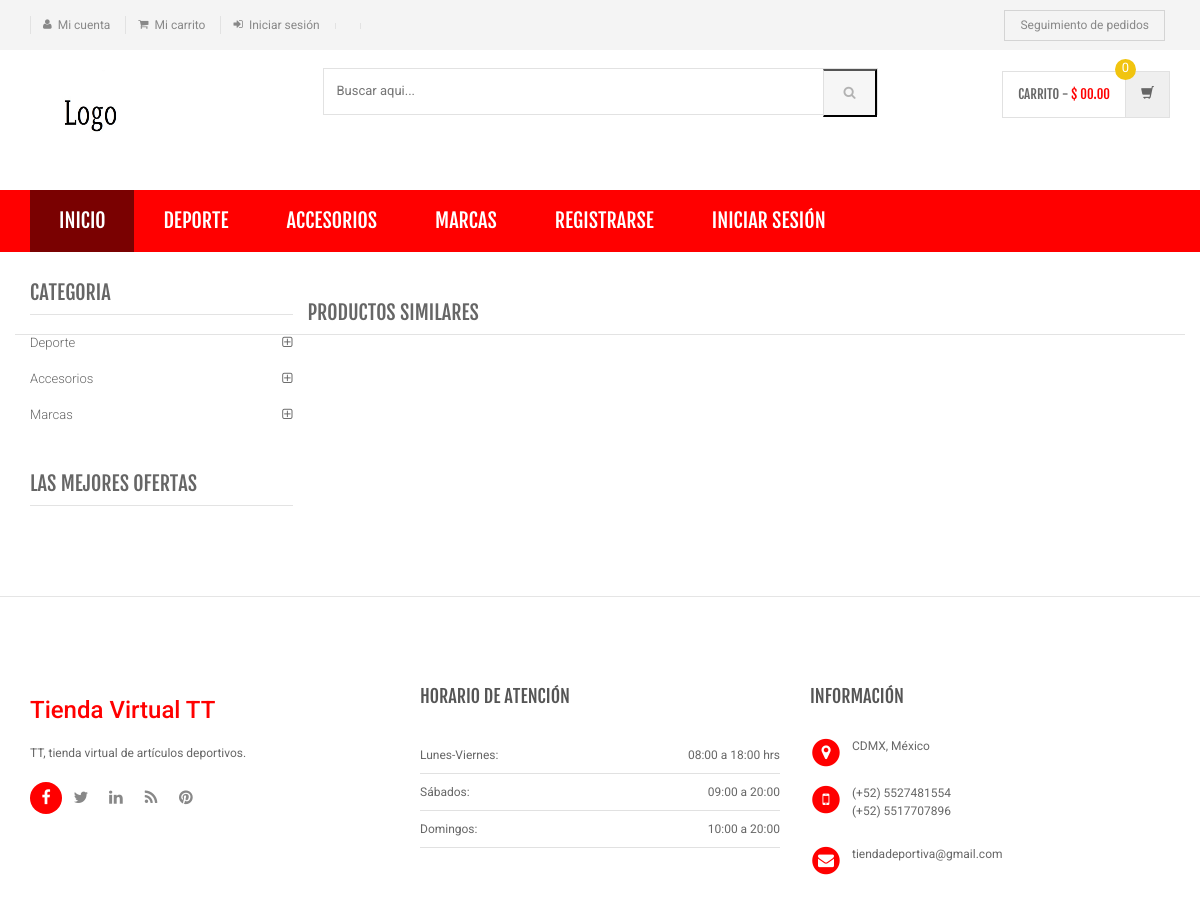
Page /product-details.php on the committed database.
### tables this page shows
CREATE TABLE `category` (
  `id` int(11) NOT NULL,
  `categoryName` varchar(255) DEFAULT NULL,
  `categoryDescription` longtext DEFAULT NULL,
  `creationDate` timestamp NOT NULL DEFAULT current_timestamp(),
  `updationDate` varchar(255) DEFAULT NULL
);

### product-details.php (the view, shortened to what this page needs)
<?php
include('includes/config.php');
?>
<!DOCTYPE html>
<html lang="es">
	<head>
	    <link rel="stylesheet" href="assets/css/bootstrap.min.css">
	    <link rel="stylesheet" href="assets/css/main.css">
	    <link rel="stylesheet" href="assets/css/green.css">
	    <link rel="stylesheet" href="assets/css/owl.carousel.css">
		<link rel="stylesheet" href="assets/css/owl.transitions.css">
		<link href="assets/css/lightbox.css" rel="stylesheet">
		<link rel="stylesheet" href="assets/css/animate.min.css">
		<link rel="stylesheet" href="assets/css/rateit.css">
		<link rel="stylesheet" href="assets/css/bootstrap-select.min.css">
		<link rel="stylesheet" href="assets/css/config.css">
		<link href="assets/css/green.css" rel="alternate stylesheet" title="Green color">
		<link href="assets/css/blue.css" rel="alternate stylesheet" title="Blue color">
		<link href="assets/css/red.css" rel="alternate stylesheet" title="Red color">
		<link href="assets/css/orange.css" rel="alternate stylesheet" title="Orange color">
		<link href="assets/css/dark-green.css" rel="alternate stylesheet" title="Darkgreen color">
		<link rel="stylesheet" href="assets/css/font-awesome.min.css">
	</head>
    <body class="cnt-home">
<header class="header-style-1">
<?php include('includes/top-header.php');?>
<?php include('includes/main-header.php');?>
<?php include('includes/menu-bar.php');?>
</header>
<div class="body-content outer-top-xs">
	<div class='container'>
		<div class='row single-product outer-bottom-sm '>
			<div class='col-md-3 sidebar'>
				<div class="sidebar-module-container">
<div class="sidebar-widget outer-bottom-xs wow fadeInUp">
	<h3 class="section-title">Categoria</h3>
	<div class="sidebar-widget-body m-t-10">
		<div class="accordion">
		            <?php $sql=mysqli_query($con,"select id,categoryName  from category");
while($row=mysqli_fetch_array($sql))
{
    ?>
	    	<div class="accordion-group">
	            <div class="accordion-heading">
	                <a href="category.php?cid=<?php echo $row['id'];?>"  class="accordion-toggle collapsed">
	                   <?php echo $row['categoryName'];?>
	                </a>
	            </div>
	        </div>
	        <?php } ?>
	    </div>
	</div>
</div>
<div class="sidebar-widget hot-deals wow fadeInUp">
	<h3 class="section-title">LAS MEJORES OFERTAS</h3>
</div>
				</div>
			</div>
<section class="section featured-product wow fadeInUp">
	<h3 class="section-title">Productos similares </h3>
</section>
			</div>
		</div>
</div>
<?php include('includes/footer.php');?>
</body>
</html>

### includes/menu-bar.php (shortened to what this page needs)
<div class="header-nav animate-dropdown">
    <div class="container">
        <div class="yamm navbar navbar-default" role="navigation">
            <div class="nav-bg-class">
                <div class="navbar-collapse collapse" id="mc-horizontal-menu-collapse">
	<div class="nav-outer">
		<ul class="nav navbar-nav">
			<li class="active dropdown yamm-fw">
				<a href="index.php" data-hover="dropdown" class="dropdown-toggle">Inicio</a>
			</li>
              <?php $sql=mysqli_query($con,"select id,categoryName  from category limit 6");
while($row=mysqli_fetch_array($sql))
{
    ?>
			<li class="dropdown yamm">
				<a href="category.php?cid=<?php echo $row['id'];?>"> <?php echo $row['categoryName'];?></a>
			</li>
			<?php } ?>
						<li class="dropdown yamm">
				<a href="register.php" data-hover="dropdown" class="dropdown-toggle">Registrarse</a>
				</li>
				<li class="dropdown yamm">
				<a href="login.php">Iniciar Sesión</a>
				</li>
		</ul>
		<div class="clearfix"></div>
	</div>
</div>
            </div>
        </div>
    </div>
</div>

### assets/css/green.css (style rules this page uses)
a { color: #ff0000 ; }
.header-style-1 .header-nav { background: #ff0000 ; }
.cnt-home .header-style-1 .header-nav .navbar .navbar-nav > li.active { background: #7a0101; }
.sidebar .sidebar-module-container .sidebar-widget .sidebar-widget-body .accordion .accordion-group .accordion-heading .accordion-toggle, .sidebar .sidebar-module-container .sidebar-widget .sidebar-widget-body .accordion .accordion-group .accordion-heading .accordion-toggle:hover, .sidebar .sidebar-module-container .sidebar-widget .sidebar-widget-body .accordion .accordion-group .accordion-heading .accordion-toggle:focus, .sidebar .sidebar-module-container .sidebar-widget .sidebar-widget-body .accordion .accordion-group .accordion-heading .accordion-toggle:after { color: #ff0000 ; }

### assets/css/lightbox.css (style rules this page uses)
body:after { content: url(../images/close.png) url(../images/loading.gif) url(../images/prev.png) url(../images/next.png); display: none; }

### assets/css/blue.css (style rules this page uses)
a { color: #3498db; }
.header-style-1 .header-nav { background: #3498db; }
.cnt-home .header-style-1 .header-nav .navbar .navbar-nav > li.active { background: #1d6ca1; }
.sidebar .sidebar-module-container .sidebar-widget .sidebar-widget-body .accordion .accordion-group .accordion-heading .accordion-toggle, .sidebar .sidebar-module-container .sidebar-widget .sidebar-widget-body .accordion .accordion-group .accordion-heading .accordion-toggle:hover, .sidebar .sidebar-module-container .sidebar-widget .sidebar-widget-body .accordion .accordion-group .accordion-heading .accordion-toggle:focus, .sidebar .sidebar-module-container .sidebar-widget .sidebar-widget-body .accordion .accordion-group .accordion-heading .accordion-toggle:after { color: #3498db; }

### assets/css/red.css (style rules this page uses)
a { color: #ff6c6c; }
.header-style-1 .header-nav { background: #ff6c6c; }
.cnt-home .header-style-1 .header-nav .navbar .navbar-nav > li.active { background: #ff1a1a; }
.sidebar .sidebar-module-container .sidebar-widget .sidebar-widget-body .accordion .accordion-group .accordion-heading .accordion-toggle, .sidebar .sidebar-module-container .sidebar-widget .sidebar-widget-body .accordion .accordion-group .accordion-heading .accordion-toggle:hover, .sidebar .sidebar-module-container .sidebar-widget .sidebar-widget-body .accordion .accordion-group .accordion-heading .accordion-toggle:focus, .sidebar .sidebar-module-container .sidebar-widget .sidebar-widget-body .accordion .accordion-group .accordion-heading .accordion-toggle:after { color: #ff6c6c; }

### assets/css/orange.css (style rules this page uses)
a { color: #f39c12; }
.header-style-1 .header-nav { background: #f39c12; }
.cnt-home .header-style-1 .header-nav .navbar .navbar-nav > li.active { background: #ab6c09; }
.sidebar .sidebar-module-container .sidebar-widget .sidebar-widget-body .accordion .accordion-group .accordion-heading .accordion-toggle, .sidebar .sidebar-module-container .sidebar-widget .sidebar-widget-body .accordion .accordion-group .accordion-heading .accordion-toggle:hover, .sidebar .sidebar-module-container .sidebar-widget .sidebar-widget-body .accordion .accordion-group .accordion-heading .accordion-toggle:focus, .sidebar .sidebar-module-container .sidebar-widget .sidebar-widget-body .accordion .accordion-group .accordion-heading .accordion-toggle:after { color: #f39c12; }

### assets/css/dark-green.css (style rules this page uses)
a { color: #12cca7; }
.header-style-1 .header-nav { background: #12cca7; }
.cnt-home .header-style-1 .header-nav .navbar .navbar-nav > li.active { background: #0b816a; }
.sidebar .sidebar-module-container .sidebar-widget .sidebar-widget-body .accordion .accordion-group .accordion-heading .accordion-toggle, .sidebar .sidebar-module-container .sidebar-widget .sidebar-widget-body .accordion .accordion-group .accordion-heading .accordion-toggle:hover, .sidebar .sidebar-module-container .sidebar-widget .sidebar-widget-body .accordion .accordion-group .accordion-heading .accordion-toggle:focus, .sidebar .sidebar-module-container .sidebar-widget .sidebar-widget-body .accordion .accordion-group .accordion-heading .accordion-toggle:after { color: #12cca7; }

### rows in the picture
category: categoryName "DEPORTE", categoryName "Deporte"
category: categoryName "ACCESORIOS", categoryName "Accesorios"
category: categoryName "MARCAS", categoryName "Marcas"
